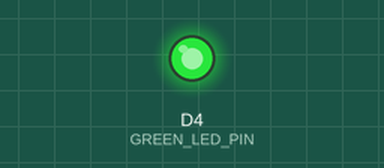
Simulated run of this sketch. Board: ESP8266 (NodeMCU). On the bench: output pins drawn as LEDs (lit = HIGH). WiFi joins after 1.5 s; servers stay silent unless stated; uploads are accepted with an empty reply; random numbers use the default seed unless the sketch sets one; what the sketch prints to the serial monitor is not drawn.

Above: at 4.65 s.
At 61.5 s:
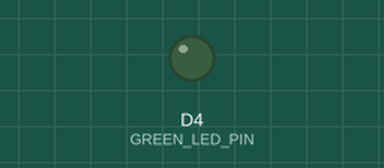
Timing chart, 0 to 65.0 s (numbered marks = the images above):
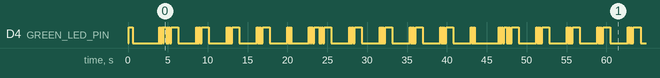

Measured:
- by itself, D4 (GREEN_LED_PIN): HIGH → LOW at 0.61 s, → HIGH 3.3 s later, → LOW 0.10 s later, → HIGH 0.10 s later, … (290 changes in this stretch)

The sketch:

device.ino
```cpp
// ===== BOARD DETECTION =====
#ifdef ESP32
  #include <WiFi.h>
  #include <HTTPClient.h>
  #define BOARD_TYPE "ESP32"
#elif defined(ESP8266)
  #include <ESP8266WiFi.h>
  #include <ESP8266HTTPClient.h>
  #include <WiFiClient.h>
  #define BOARD_TYPE "ESP8266"
#else
  #error "This board is not supported! Use ESP32 or ESP8266"
#endif

#include <ArduinoJson.h>

// ===== LED PIN =====
#ifdef ESP32
  #define GREEN_LED_PIN 2   // GPIO2 - Built-in LED
#elif defined(ESP8266)
  #define GREEN_LED_PIN D4  // D4 (GPIO2 - Built-in LED)
#endif

// ===== CONFIGURATION =====
const char* CENTER_SSID = "MEDICAL_CENTER_01"; // ชื่อ WiFi ของ Center
const char* CENTER_PASSWORD = "Abc123**";      // รหัสผ่าน WiFi
const char* CENTER_IP = "10.1.10.1";           // IP ของ Center

// กำหนดข้อมูลอุปกรณ์ (เปลี่ยนให้แตกต่างกันในแต่ละอุปกรณ์)
const char* DEVICE_ID = "DEVICE_001";      // เปลี่ยนเป็น DEVICE_002, DEVICE_003, ...
const char* DEVICE_NAME = "BP_Monitor_01"; // ชื่ออุปกรณ์

// ===== SIMULATION MODE =====
// จำลอง 2 เครื่อง: เครื่องวัดความดัน และเครื่องชั่งน้ำหนัก
enum MachineMode {
  MODE_BP_MONITOR,   // เครื่องที่ 1: วัดความดัน (ID Card + BP + Pulse)
  MODE_SCALE         // เครื่องที่ 2: ชั่งน้ำหนัก (Weight + Height + Temp)
};

MachineMode currentMode = MODE_BP_MONITOR;  // เริ่มที่เครื่องวัดความดัน
String currentIdCard = "";                   // เก็บ ID Card ปัจจุบัน

// ===== VARIABLES =====
String macAddress;
bool wifiConnected = false;
unsigned long lastStatusSend = 0;
const unsigned long STATUS_INTERVAL = 3000;     // ส่งสถานะทุก 3 วินาที (เรียลไทม์)
unsigned long lastLedBlink = 0;
bool ledBlinkState = false;

// ===== FUNCTION DECLARATIONS =====
void connectWiFi();
bool sendHTTPPost(String endpoint, String jsonData);
void sendDeviceStatus();
void sendVitalsData(const char* idcard, const char* deviceType, float value);
void setupLED();
void updateLED();
void blinkLEDOnce();

// ===== SETUP =====
void setup() {
  Serial.begin(115200);
  delay(100);
  Serial.println("\n=============================");
  Serial.print("=== ");
  Serial.print(BOARD_TYPE);
  Serial.println(" Device Starting ===");
  Serial.println("=============================");

  // ตั้งค่า WiFi mode
  WiFi.mode(WIFI_STA);

  // แสดง MAC Address
  macAddress = WiFi.macAddress();
  Serial.print("Device MAC Address: ");
  Serial.println(macAddress);
  Serial.print("Device ID: ");
  Serial.println(DEVICE_ID);
  Serial.print("Device Name: ");
  Serial.println(DEVICE_NAME);

  // ตั้งค่า LED
  setupLED();

  // เชื่อมต่อ WiFi
  connectWiFi();

  // ส่งสถานะแรกทันที
  if (wifiConnected) {
    delay(1000);
    sendDeviceStatus();
  }

  Serial.println("\nDevice ready!");
}

// ===== LOOP =====
void loop() {
  // ตรวจสอบการเชื่อมต่อ WiFi
  if (WiFi.status() != WL_CONNECTED) {
    wifiConnected = false;
    Serial.println("\n✗ WiFi disconnected! Reconnecting...");
    connectWiFi();
  } else if (!wifiConnected) {
    wifiConnected = true;
    Serial.println("✓ WiFi reconnected!");
  }

  // อัพเดท LED
  updateLED();

  // ส่งสถานะอุปกรณ์เป็นระยะ
  if (wifiConnected && (millis() - lastStatusSend > STATUS_INTERVAL)) {
    sendDeviceStatus();
    lastStatusSend = millis();
  }

  // ===== จำลองการอ่านค่าจากเซ็นเซอร์ =====
  // จำลอง 2 เครื่อง: เครื่องวัดความดัน และเครื่องชั่งน้ำหนัก
  static unsigned long lastMeasurement = 0;
  if (wifiConnected && (millis() - lastMeasurement > 20000)) { // ส่งข้อมูลทุก 20 วินาที

    if (currentMode == MODE_BP_MONITOR) {
      // ===== เครื่องที่ 1: เครื่องวัดความดัน =====
      Serial.println("\n╔════════════════════════════════════════╗");
      Serial.println("║   🩺 เครื่องที่ 1: เครื่องวัดความดัน   ║");
      Serial.println("╚════════════════════════════════════════╝");

      // สร้าง ID Card ใหม่
      currentIdCard = "7012345678901";  // ใช้ ID Card ที่มีใน person table (PID=30001)
      Serial.print("📇 ID Card: ");
      Serial.println(currentIdCard);
      Serial.println();

      // 1. Blood Pressure (Systolic + Diastolic)
      int bpSystolic = 120 + random(-10, 15);  // 110-135 mmHg
      int bpDiastolic = 80 + random(-5, 10);   // 75-90 mmHg

      Serial.print("💉 Measuring Blood Pressure...");
      delay(1000);  // จำลองการวัด
      Serial.println(" Done!");
      Serial.print("   Systolic:  ");
      Serial.print(bpSystolic);
      Serial.println(" mmHg");
      Serial.print("   Diastolic: ");
      Serial.print(bpDiastolic);
      Serial.println(" mmHg");

      // 2. Pulse Rate
      int pulse = 75 + random(-15, 15);  // 60-90 bpm
      Serial.print("💓 Measuring Pulse Rate...");
      delay(800);  // จำลองการวัด
      Serial.println(" Done!");
      Serial.print("   Pulse: ");
      Serial.print(pulse);
      Serial.println(" bpm");

      // ===== ส่งข้อมูลชุดที่ 1 (BP Monitor) รวมกัน =====
      sendBatchVitalsData(currentIdCard.c_str(), bpSystolic, bpDiastolic, pulse);

      Serial.println();
      Serial.println("✅ เครื่องที่ 1 ส่งข้อมูลเรียบร้อย");
      Serial.println("   (กรุณาไปเครื่องที่ 2 ภายใน 2 นาที)");
      Serial.println();

      // สลับไปเครื่องที่ 2
      currentMode = MODE_SCALE;

    } else {
      // ===== เครื่องที่ 2: เครื่องชั่งน้ำหนัก =====
      Serial.println("\n╔════════════════════════════════════════╗");
      Serial.println("║  ⚖️  เครื่องที่ 2: เครื่องชั่งน้ำหนัก   ║");
      Serial.println("╚════════════════════════════════════════╝");
      Serial.print("📇 Using ID Card: ");
      Serial.println(currentIdCard);
      Serial.println();

      // 1. Weight (น้ำหนัก)
      float weight = 60.0 + random(-100, 200) / 10.0;  // 50.0-80.0 kg
      Serial.print("⚖️  Measuring Weight...");
      delay(1000);  // จำลองการวัด
      Serial.println(" Done!");
      Serial.print("   Weight: ");
      Serial.print(weight);
      Serial.println(" kg");

      // 2. Height (ส่วนสูง)
      float height = 165.0 + random(-150, 150) / 10.0;  // 150.0-180.0 cm
      Serial.print("📏 Measuring Height...");
      delay(800);  // จำลองการวัด
      Serial.println(" Done!");
      Serial.print("   Height: ");
      Serial.print(height);
      Serial.println(" cm");

      // 3. Temperature (อุณหภูมิร่างกาย)
      float temperature = 36.5 + random(-5, 10) / 10.0;  // 36.0-37.5 °C
      Serial.print("🌡️  Measuring Temperature...");
      delay(800);  // จำลองการวัด
      Serial.println(" Done!");
      Serial.print("   Temperature: ");
      Serial.print(temperature);
      Serial.println(" °C");

      // ===== ส่งข้อมูลชุดที่ 2 (Scale) รวมกัน (ไม่ส่ง ID Card) =====
      sendScaleVitalsData(weight, height, temperature);

      Serial.println();
      Serial.println("✅ เครื่องที่ 2 ส่งข้อมูลเรียบร้อย");
      Serial.println("   (ข้อมูลครบถ้วน พร้อมบันทึก Database)");
      Serial.println();

      // กลับไปเครื่องที่ 1 สำหรับคนต่อไป
      currentMode = MODE_BP_MONITOR;
      currentIdCard = "";  // ล้าง ID Card
    }

    lastMeasurement = millis();
  }

  delay(100);
}

// ===== CONNECT TO WIFI =====
void connectWiFi() {
  Serial.println("\n========================================");
  Serial.println("=== Connecting to WiFi ===");
  Serial.println("========================================");
  Serial.print("Target SSID: ");
  Serial.println(CENTER_SSID);
  Serial.print("Password: ");
  Serial.println(CENTER_PASSWORD);  // แสดงรหัสจริงเพื่อ debug
  Serial.print("Expected Gateway: ");
  Serial.println(CENTER_IP);

  // ลบ WiFi ที่จำไว้ทั้งหมด และตัดการเชื่อมต่อเก่า
  WiFi.disconnect(true);  // true = ลบ credentials ที่จำไว้
  delay(500);

  WiFi.begin(CENTER_SSID, CENTER_PASSWORD);
  Serial.println("\nConnecting");

  int attempts = 0;
  while (WiFi.status() != WL_CONNECTED && attempts < 30) {
    delay(500);
    Serial.print(".");

    // แสดงสถานะการเชื่อมต่อ
    if (attempts % 10 == 9) {
      Serial.println();
      Serial.print("  Status code: ");
      Serial.print(WiFi.status());
      Serial.print(" (");
      switch(WiFi.status()) {
        case WL_IDLE_STATUS: Serial.print("IDLE"); break;
        case WL_NO_SSID_AVAIL: Serial.print("NO_SSID_AVAILABLE"); break;
        case WL_SCAN_COMPLETED: Serial.print("SCAN_COMPLETED"); break;
        case WL_CONNECTED: Serial.print("CONNECTED"); break;
        case WL_CONNECT_FAILED: Serial.print("CONNECT_FAILED"); break;
        case WL_CONNECTION_LOST: Serial.print("CONNECTION_LOST"); break;
        case WL_DISCONNECTED: Serial.print("DISCONNECTED"); break;
        default: Serial.print("UNKNOWN"); break;
      }
      Serial.println(")");
    }

    attempts++;
  }

  Serial.println();

  if (WiFi.status() == WL_CONNECTED) {
    wifiConnected = true;
    Serial.println("\n✅ WiFi Connected Successfully!");
    Serial.println("--- Connection Details ---");
    Serial.print("  Connected SSID: ");
    Serial.println(WiFi.SSID());
    Serial.print("  IP Address:     ");
    Serial.println(WiFi.localIP());
    Serial.print("  Gateway:        ");
    Serial.println(WiFi.gatewayIP());
    Serial.print("  Subnet:         ");
    Serial.println(WiFi.subnetMask());
    Serial.print("  MAC:            ");
    Serial.println(WiFi.macAddress());
    Serial.print("  AP BSSID:       ");
    Serial.println(WiFi.BSSIDstr());  // MAC address ของ AP ที่เชื่อมต่อ
    Serial.print("  Signal:         ");
    Serial.print(WiFi.RSSI());
    Serial.println(" dBm");
    Serial.print("  Target Center:  ");
    Serial.println(CENTER_IP);
    Serial.println("-------------------------");

    // ⚠️ ตรวจสอบว่าเชื่อมต่อถูก AP หรือไม่
    String connectedSSID = WiFi.SSID();
    String gatewayIP = WiFi.gatewayIP().toString();

    Serial.println("\n🔍 === VERIFICATION ===");
    Serial.print("  SSID Match: ");
    if (connectedSSID == CENTER_SSID) {
      Serial.println("✅ CORRECT");
    } else {
      Serial.println("❌ WRONG! Connected to: " + connectedSSID);
      Serial.println("     Expected: " + String(CENTER_SSID));
    }

    Serial.print("  Gateway Match: ");
    if (gatewayIP == CENTER_IP) {
      Serial.println("✅ CORRECT (10.1.10.1)");
    } else {
      Serial.println("❌ WRONG! Gateway is: " + gatewayIP);
      Serial.println("     Expected: " + String(CENTER_IP));
      Serial.println("     ⚠️⚠️⚠️ CONNECTED TO WRONG NETWORK! ⚠️⚠️⚠️");
    }
    Serial.println("========================");

    Serial.println("========================================\n");
  } else {
    wifiConnected = false;
    Serial.println("\n❌ WiFi Connection Failed!");
    Serial.print("  Final status: ");
    Serial.println(WiFi.status());
    Serial.println("  Possible reasons:");
    Serial.println("  - SSID not found (check Center is running)");
    Serial.println("  - Wrong password");
    Serial.println("  - Signal too weak");
    Serial.println("  - AP not accepting connections");
    Serial.println("\n  Will retry in 10 seconds...");
    Serial.println("========================================\n");
  }
}

// ===== SEND HTTP POST =====
bool sendHTTPPost(String endpoint, String jsonData) {
  if (!wifiConnected) {
    Serial.println("❌ WiFi not connected! Cannot send HTTP request.");
    return false;
  }

  Serial.println("\n--- HTTP POST REQUEST ---");
  Serial.print("  Endpoint: ");
  Serial.println(endpoint);
  Serial.print("  URL: http://");
  Serial.print(CENTER_IP);
  Serial.println(endpoint);
  Serial.print("  Data size: ");
  Serial.print(jsonData.length());
  Serial.println(" bytes");

  #ifdef ESP32
    HTTPClient http;
    String url = "http://" + String(CENTER_IP) + endpoint;

    Serial.println("  Starting HTTP connection...");
    http.begin(url);
    http.addHeader("Content-Type", "application/json");
    http.setTimeout(5000); // 5 second timeout

    Serial.println("  Sending POST request...");
    int httpResponseCode = http.POST(jsonData);

    Serial.print("  HTTP Response Code: ");
    Serial.println(httpResponseCode);

    if (httpResponseCode > 0) {
      String response = http.getString();
      Serial.print("  Response: ");
      Serial.println(response);
      http.end();
      Serial.println("✅ HTTP Request Successful");
      Serial.println("--- END HTTP REQUEST ---\n");

      // กระพริบ LED เมื่อส่งข้อมูลสำเร็จ
      blinkLEDOnce();

      return true;
    } else {
      Serial.print("❌ HTTP Error: ");
      Serial.println(http.errorToString(httpResponseCode));
      Serial.println("  Possible reasons:");
      Serial.println("  - Center not responding");
      Serial.println("  - Network connection lost");
      Serial.println("  - Timeout (>5 seconds)");
      http.end();
      Serial.println("--- END HTTP REQUEST ---\n");
      return false;
    }
  #else
    // ESP8266
    WiFiClient client;
    HTTPClient http;
    String url = "http://" + String(CENTER_IP) + endpoint;

    Serial.println("  Starting HTTP connection...");
    http.begin(client, url);
    http.addHeader("Content-Type", "application/json");
    http.setTimeout(5000); // 5 second timeout

    Serial.println("  Sending POST request...");
    int httpResponseCode = http.POST(jsonData);

    Serial.print("  HTTP Response Code: ");
    Serial.println(httpResponseCode);

    if (httpResponseCode > 0) {
      String response = http.getString();
      Serial.print("  Response: ");
      Serial.println(response);
      http.end();
      Serial.println("✅ HTTP Request Successful");
      Serial.println("--- END HTTP REQUEST ---\n");

      // กระพริบ LED เมื่อส่งข้อมูลสำเร็จ
      blinkLEDOnce();

      return true;
    } else {
      Serial.print("❌ HTTP Error code: ");
      Serial.println(httpResponseCode);
      Serial.println("  Possible reasons:");
      Serial.println("  - Center not responding");
      Serial.println("  - Network connection lost");
      Serial.println("  - Timeout (>5 seconds)");
      http.end();
      Serial.println("--- END HTTP REQUEST ---\n");
      return false;
    }
  #endif
}

// ===== SEND DEVICE STATUS =====
void sendDeviceStatus() {
  if (!wifiConnected) return;

  #ifdef ESP32
    StaticJsonDocument<256> doc;
  #else
    StaticJsonDocument<200> doc;
  #endif

  doc["type"] = "device_status";
  doc["deviceId"] = DEVICE_ID;
  doc["deviceName"] = DEVICE_NAME;
  doc["macAddress"] = macAddress;
  doc["timestamp"] = millis();

  String jsonString;
  serializeJson(doc, jsonString);

  Serial.println("\n--- Sending Device Status ---");
  if (sendHTTPPost("/api/status", jsonString)) {
    Serial.println("✓ Status sent successfully");
  } else {
    Serial.println("✗ Failed to send status");
  }
}

// ===== SEND VITALS DATA =====
void sendVitalsData(const char* idcard, const char* deviceType, float value) {
  if (!wifiConnected) return;

  #ifdef ESP32
    StaticJsonDocument<512> doc;
  #else
    StaticJsonDocument<256> doc;
  #endif

  doc["type"] = "vitals";
  doc["deviceId"] = DEVICE_ID;
  doc["deviceName"] = DEVICE_NAME;
  doc["macAddress"] = macAddress;
  doc["deviceType"] = deviceType;
  doc["idcard"] = idcard;

  JsonObject data = doc.createNestedObject("data");
  data["value"] = value;
  data["timestamp"] = millis();

  String jsonString;
  serializeJson(doc, jsonString);

  if (sendHTTPPost("/api/vitals", jsonString)) {
    // Success message already printed by sendHTTPPost
  } else {
    Serial.println("✗ Failed to send vitals data");
  }
}

// ===== SEND BATCH VITALS DATA (BP Monitor) =====
// ส่งข้อมูลชุดที่ 1: ID Card + BP + Pulse รวมกัน
void sendBatchVitalsData(const char* idcard, int bpSystolic, int bpDiastolic, int pulse) {
  if (!wifiConnected) return;

  #ifdef ESP32
    StaticJsonDocument<512> doc;
  #else
    StaticJsonDocument<256> doc;
  #endif

  doc["type"] = "vitals";
  doc["deviceId"] = DEVICE_ID;
  doc["deviceName"] = DEVICE_NAME;
  doc["macAddress"] = macAddress;
  doc["deviceType"] = "combined";  // รวมหลาย field
  doc["idcard"] = idcard;  // มี ID Card

  // สร้าง nested object สำหรับ vital signs
  doc["bp"] = bpSystolic;
  doc["bp2"] = bpDiastolic;
  doc["pulse"] = pulse;
  doc["timestamp"] = millis();

  String jsonString;
  serializeJson(doc, jsonString);

  Serial.println("\n--- Sending BP Monitor Batch ---");
  Serial.println(jsonString);

  if (sendHTTPPost("/api/vitals", jsonString)) {
    Serial.println("✅ BP Monitor batch sent successfully");
  } else {
    Serial.println("✗ Failed to send BP Monitor batch");
  }
}

// ===== SEND SCALE VITALS DATA (Scale) =====
// ส่งข้อมูลชุดที่ 2: Weight + Height + Temp รวมกัน (ไม่ส่ง ID Card)
void sendScaleVitalsData(float weight, float height, float temperature) {
  if (!wifiConnected) return;

  #ifdef ESP32
    StaticJsonDocument<512> doc;
  #else
    StaticJsonDocument<256> doc;
  #endif

  doc["type"] = "vitals";
  doc["deviceId"] = DEVICE_ID;
  doc["deviceName"] = DEVICE_NAME;
  doc["macAddress"] = macAddress;
  doc["deviceType"] = "combined";  // รวมหลาย field
  // ไม่ส่ง idcard - จะใช้ session เดิม

  // สร้าง nested object สำหรับ vital signs
  doc["weight"] = weight;
  doc["height"] = height;
  doc["temp"] = temperature;
  doc["timestamp"] = millis();

  String jsonString;
  serializeJson(doc, jsonString);

  Serial.println("\n--- Sending Scale Batch ---");
  Serial.println(jsonString);

  if (sendHTTPPost("/api/vitals", jsonString)) {
    Serial.println("✅ Scale batch sent successfully");
  } else {
    Serial.println("✗ Failed to send Scale batch");
  }
}

// ===== SETUP LED =====
void setupLED() {
  pinMode(GREEN_LED_PIN, OUTPUT);

  // ทดสอบตอนเริ่มต้น: ติดแล้วดับ
  digitalWrite(GREEN_LED_PIN, HIGH);
  delay(500);
  digitalWrite(GREEN_LED_PIN, LOW);

  Serial.println("✓ LED initialized");
  #ifdef ESP32
    Serial.printf("  Green LED: GPIO%d\n", GREEN_LED_PIN);
  #else
    Serial.print("  Green LED: GPIO");
    Serial.println(GREEN_LED_PIN);
  #endif
}

// ===== UPDATE LED =====
void updateLED() {
  if (!wifiConnected) {
    // ไม่ได้เชื่อมต่อ - ดับ LED
    digitalWrite(GREEN_LED_PIN, LOW);
    return;
  }

  // เชื่อมต่อแล้ว - กระพริบทุก 1 วิ ดับ 5 วิ
  unsigned long now = millis();
  unsigned long interval = 6000;  // 1วิ + 5วิ = 6 วินาที
  unsigned long elapsed = now - lastLedBlink;

  if (elapsed < 1000) {
    // 1 วินาทีแรก - ติด
    digitalWrite(GREEN_LED_PIN, HIGH);
  } else if (elapsed >= interval) {
    // ครบ 6 วินาทีแล้ว - รีเซ็ต
    lastLedBlink = now;
  } else {
    // ดับอยู่ 5 วินาที
    digitalWrite(GREEN_LED_PIN, LOW);
  }
}

// ===== BLINK LED ONCE =====
void blinkLEDOnce() {
  // กระพริบสั้นๆ 1 ชุด (3 ครั้งเร็ว)
  for (int i = 0; i < 3; i++) {
    digitalWrite(GREEN_LED_PIN, HIGH);
    delay(100);
    digitalWrite(GREEN_LED_PIN, LOW);
    delay(100);
  }
  // รีเซ็ตตัวจับเวลาสำหรับการกระพริบปกติ
  lastLedBlink = millis();
}
```
